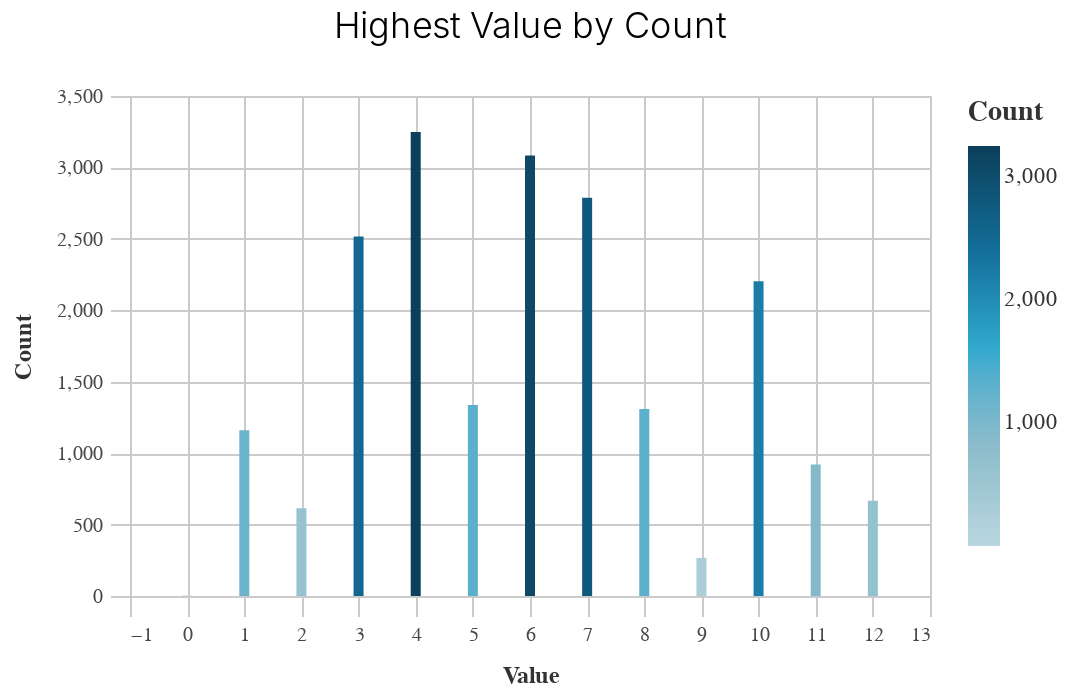
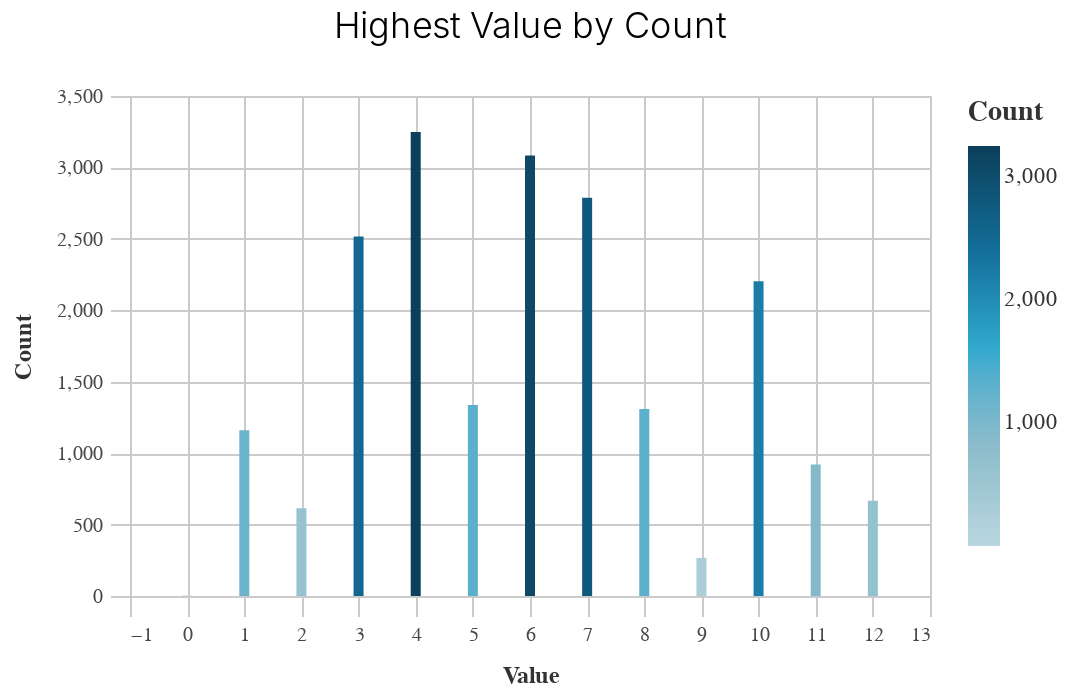
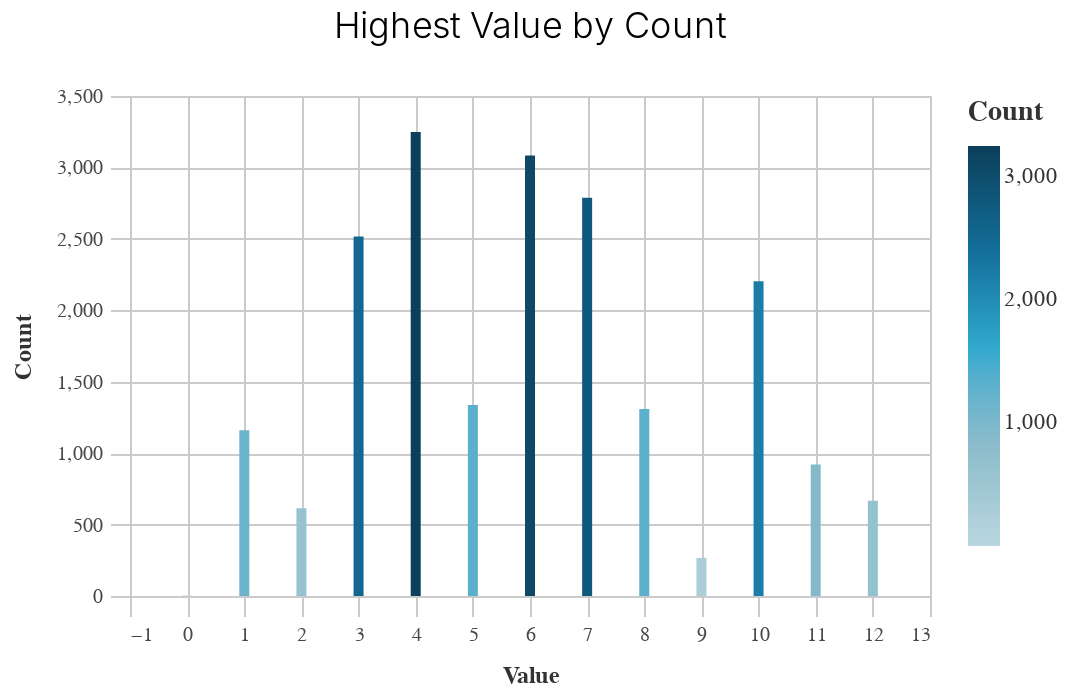
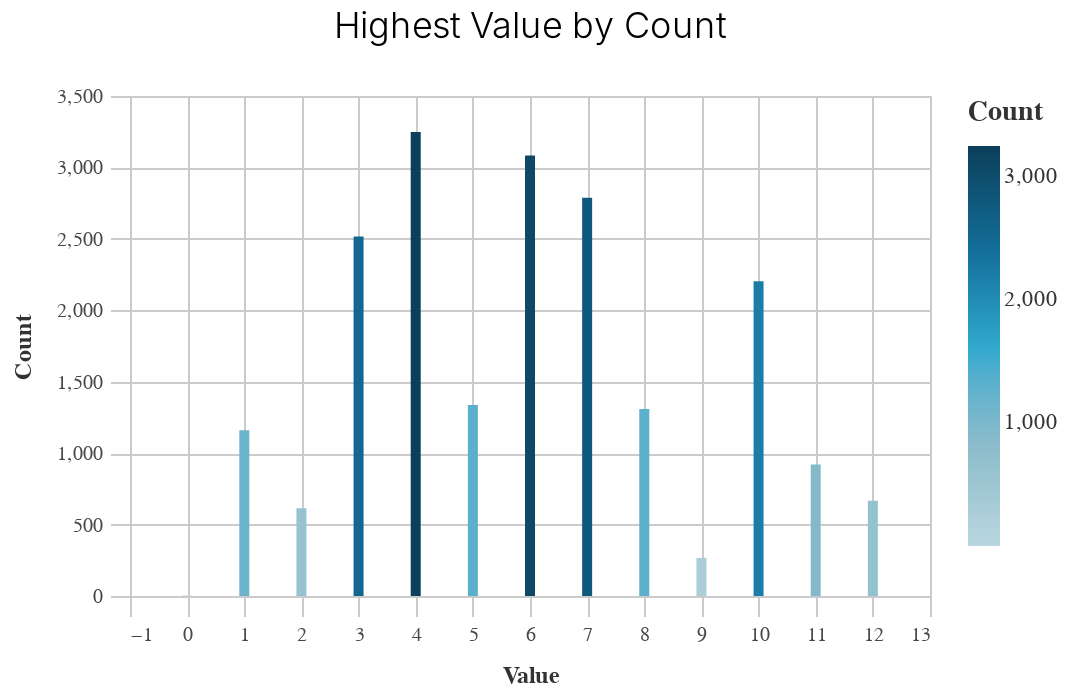

The notebook cell these images were saved under, in order:
### Code cell
for value in values:
        #need to change the folder directory for saving functions
    basic_bar_chart_test((df_top>>filter(_.variable==value)), 'value', 'count')

    chart.display()

### Figure 1 — Vega-Lite specification as saved in the notebook (floating-point values rounded to 4 significant figures)
{"usermeta": {"embedOptions": {"theme": "fivethirtyeight"}}, "config": {"view": {"continuousWidth": 400, "continuousHeight": 300}, "axis": {"domainColor": "#cbcbcb", "grid": true, "gridColor": "#cbcbcb", "gridWidth": 1, "labelColor": "#474747", "labelFont": "Nunito Sans", "labelFontSize": 10, "labelPadding": 4, "tickColor": "#cbcbcb", "tickSize": 10, "titleColor": "#333", "titleFont": "Raleway", "titleFontSize": 12, "titlePadding": 10}, "axisBand": {"grid": false}, "background": "white", "font": "Raleway", "header": {"labelFont": "Nunito Sans", "titleFont": "Raleway"}, "legend": {"labelColor": "#333", "labelFont": "Nunito Sans", "labelFontSize": 11, "labelLimit": 0, "padding": 1, "symbolSize": 30, "symbolType": "square", "titleColor": "#333", "titleFont": "Raleway", "titleFontSize": 14, "titlePadding": 10}, "title": {"anchor": "middle", "font": "Raleway", "fontSize": 18, "fontWeight": 300, "offset": 20}}, "data": {"name": "data-5e37a825d659b5dd1d15fbdeec31f6f3"}, "mark": "bar", "encoding": {"color": {"field": "count", "legend": {"title": "Count"}, "scale": {"range": ["#B9D6DF", "#8CBCCB", "#2EA8CE", "#136C97", "#0B405B"]}, "type": "quantitative"}, "x": {"field": "value", "sort": "-y", "title": "Value", "type": "quantitative"}, "y": {"field": "count", "title": "Count", "type": "quantitative"}}, "height": 250, "title": "Highest Value by Count", "width": 400, "$schema": "https://vega.github.io/schema/vega-lite/v4.17.0.json", "datasets": {"data-5e37a825d659b5dd1d15fbdeec31f6f3": [{"value": 4, "count": 3248, "variable": "dist"}, {"value": 6, "count": 3084, "variable": "dist"}, {"value": 7, "count": 2787, "variable": "dist"}, {"value": 3, "count": 2517, "variable": "dist"}, {"value": 10, "count": 2203, "variable": "dist"}, {"value": 5, "count": 1337, "variable": "dist"}, {"value": 8, "count": 1309, "variable": "dist"}, {"value": 1, "count": 1161, "variable": "dist"}, {"value": 11, "count": 920, "variable": "dist"}, {"value": 12, "count": 666, "variable": "dist"}, {"value": 2, "count": 614, "variable": "dist"}, {"value": 9, "count": 267, "variable": "dist"}, {"value": 0, "count": 4, "variable": "dist"}]}}

### Figure 2 — Vega-Lite specification as saved in the notebook (floating-point values rounded to 4 significant figures)
{"usermeta": {"embedOptions": {"theme": "fivethirtyeight"}}, "config": {"view": {"continuousWidth": 400, "continuousHeight": 300}, "axis": {"domainColor": "#cbcbcb", "grid": true, "gridColor": "#cbcbcb", "gridWidth": 1, "labelColor": "#474747", "labelFont": "Nunito Sans", "labelFontSize": 10, "labelPadding": 4, "tickColor": "#cbcbcb", "tickSize": 10, "titleColor": "#333", "titleFont": "Raleway", "titleFontSize": 12, "titlePadding": 10}, "axisBand": {"grid": false}, "background": "white", "font": "Raleway", "header": {"labelFont": "Nunito Sans", "titleFont": "Raleway"}, "legend": {"labelColor": "#333", "labelFont": "Nunito Sans", "labelFontSize": 11, "labelLimit": 0, "padding": 1, "symbolSize": 30, "symbolType": "square", "titleColor": "#333", "titleFont": "Raleway", "titleFontSize": 14, "titlePadding": 10}, "title": {"anchor": "middle", "font": "Raleway", "fontSize": 18, "fontWeight": 300, "offset": 20}}, "data": {"name": "data-5e37a825d659b5dd1d15fbdeec31f6f3"}, "mark": "bar", "encoding": {"color": {"field": "count", "legend": {"title": "Count"}, "scale": {"range": ["#B9D6DF", "#8CBCCB", "#2EA8CE", "#136C97", "#0B405B"]}, "type": "quantitative"}, "x": {"field": "value", "sort": "-y", "title": "Value", "type": "quantitative"}, "y": {"field": "count", "title": "Count", "type": "quantitative"}}, "height": 250, "title": "Highest Value by Count", "width": 400, "$schema": "https://vega.github.io/schema/vega-lite/v4.17.0.json", "datasets": {"data-5e37a825d659b5dd1d15fbdeec31f6f3": [{"value": 4, "count": 3248, "variable": "dist"}, {"value": 6, "count": 3084, "variable": "dist"}, {"value": 7, "count": 2787, "variable": "dist"}, {"value": 3, "count": 2517, "variable": "dist"}, {"value": 10, "count": 2203, "variable": "dist"}, {"value": 5, "count": 1337, "variable": "dist"}, {"value": 8, "count": 1309, "variable": "dist"}, {"value": 1, "count": 1161, "variable": "dist"}, {"value": 11, "count": 920, "variable": "dist"}, {"value": 12, "count": 666, "variable": "dist"}, {"value": 2, "count": 614, "variable": "dist"}, {"value": 9, "count": 267, "variable": "dist"}, {"value": 0, "count": 4, "variable": "dist"}]}}

### Figure 3 — Vega-Lite specification as saved in the notebook (floating-point values rounded to 4 significant figures)
{"usermeta": {"embedOptions": {"theme": "fivethirtyeight"}}, "config": {"view": {"continuousWidth": 400, "continuousHeight": 300}, "axis": {"domainColor": "#cbcbcb", "grid": true, "gridColor": "#cbcbcb", "gridWidth": 1, "labelColor": "#474747", "labelFont": "Nunito Sans", "labelFontSize": 10, "labelPadding": 4, "tickColor": "#cbcbcb", "tickSize": 10, "titleColor": "#333", "titleFont": "Raleway", "titleFontSize": 12, "titlePadding": 10}, "axisBand": {"grid": false}, "background": "white", "font": "Raleway", "header": {"labelFont": "Nunito Sans", "titleFont": "Raleway"}, "legend": {"labelColor": "#333", "labelFont": "Nunito Sans", "labelFontSize": 11, "labelLimit": 0, "padding": 1, "symbolSize": 30, "symbolType": "square", "titleColor": "#333", "titleFont": "Raleway", "titleFontSize": 14, "titlePadding": 10}, "title": {"anchor": "middle", "font": "Raleway", "fontSize": 18, "fontWeight": 300, "offset": 20}}, "data": {"name": "data-5e37a825d659b5dd1d15fbdeec31f6f3"}, "mark": "bar", "encoding": {"color": {"field": "count", "legend": {"title": "Count"}, "scale": {"range": ["#B9D6DF", "#8CBCCB", "#2EA8CE", "#136C97", "#0B405B"]}, "type": "quantitative"}, "x": {"field": "value", "sort": "-y", "title": "Value", "type": "quantitative"}, "y": {"field": "count", "title": "Count", "type": "quantitative"}}, "height": 250, "title": "Highest Value by Count", "width": 400, "$schema": "https://vega.github.io/schema/vega-lite/v4.17.0.json", "datasets": {"data-5e37a825d659b5dd1d15fbdeec31f6f3": [{"value": 4, "count": 3248, "variable": "dist"}, {"value": 6, "count": 3084, "variable": "dist"}, {"value": 7, "count": 2787, "variable": "dist"}, {"value": 3, "count": 2517, "variable": "dist"}, {"value": 10, "count": 2203, "variable": "dist"}, {"value": 5, "count": 1337, "variable": "dist"}, {"value": 8, "count": 1309, "variable": "dist"}, {"value": 1, "count": 1161, "variable": "dist"}, {"value": 11, "count": 920, "variable": "dist"}, {"value": 12, "count": 666, "variable": "dist"}, {"value": 2, "count": 614, "variable": "dist"}, {"value": 9, "count": 267, "variable": "dist"}, {"value": 0, "count": 4, "variable": "dist"}]}}

### Figure 4 — Vega-Lite specification as saved in the notebook (floating-point values rounded to 4 significant figures)
{"usermeta": {"embedOptions": {"theme": "fivethirtyeight"}}, "config": {"view": {"continuousWidth": 400, "continuousHeight": 300}, "axis": {"domainColor": "#cbcbcb", "grid": true, "gridColor": "#cbcbcb", "gridWidth": 1, "labelColor": "#474747", "labelFont": "Nunito Sans", "labelFontSize": 10, "labelPadding": 4, "tickColor": "#cbcbcb", "tickSize": 10, "titleColor": "#333", "titleFont": "Raleway", "titleFontSize": 12, "titlePadding": 10}, "axisBand": {"grid": false}, "background": "white", "font": "Raleway", "header": {"labelFont": "Nunito Sans", "titleFont": "Raleway"}, "legend": {"labelColor": "#333", "labelFont": "Nunito Sans", "labelFontSize": 11, "labelLimit": 0, "padding": 1, "symbolSize": 30, "symbolType": "square", "titleColor": "#333", "titleFont": "Raleway", "titleFontSize": 14, "titlePadding": 10}, "title": {"anchor": "middle", "font": "Raleway", "fontSize": 18, "fontWeight": 300, "offset": 20}}, "data": {"name": "data-5e37a825d659b5dd1d15fbdeec31f6f3"}, "mark": "bar", "encoding": {"color": {"field": "count", "legend": {"title": "Count"}, "scale": {"range": ["#B9D6DF", "#8CBCCB", "#2EA8CE", "#136C97", "#0B405B"]}, "type": "quantitative"}, "x": {"field": "value", "sort": "-y", "title": "Value", "type": "quantitative"}, "y": {"field": "count", "title": "Count", "type": "quantitative"}}, "height": 250, "title": "Highest Value by Count", "width": 400, "$schema": "https://vega.github.io/schema/vega-lite/v4.17.0.json", "datasets": {"data-5e37a825d659b5dd1d15fbdeec31f6f3": [{"value": 4, "count": 3248, "variable": "dist"}, {"value": 6, "count": 3084, "variable": "dist"}, {"value": 7, "count": 2787, "variable": "dist"}, {"value": 3, "count": 2517, "variable": "dist"}, {"value": 10, "count": 2203, "variable": "dist"}, {"value": 5, "count": 1337, "variable": "dist"}, {"value": 8, "count": 1309, "variable": "dist"}, {"value": 1, "count": 1161, "variable": "dist"}, {"value": 11, "count": 920, "variable": "dist"}, {"value": 12, "count": 666, "variable": "dist"}, {"value": 2, "count": 614, "variable": "dist"}, {"value": 9, "count": 267, "variable": "dist"}, {"value": 0, "count": 4, "variable": "dist"}]}}
